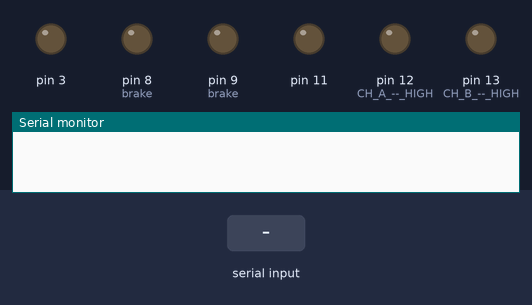
This sketch was run on a simulated Arduino Uno, built with avr-gcc and run on an emulated ATmega328P. On the bench: output pins drawn as LEDs (lit = HIGH), the last lines printed to the serial monitor. Dashed ring = blinking. The inputs (shaded band) are chosen by the test bench.

Above: at 1.2 s.
1.3 s: "1" received over Serial
At 1.45 s:
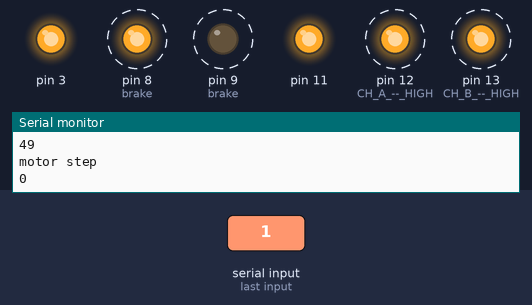
3.6 s: "1" received over Serial
At 5.0 s:
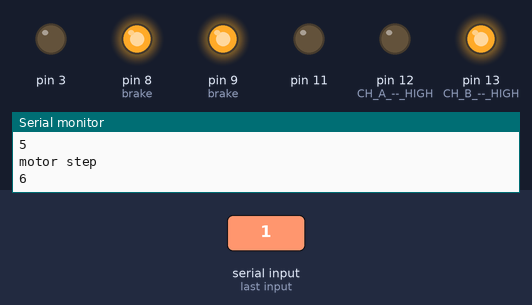
Timing chart, 0 to 6.6 s (numbered marks = the images above; inputs shaded):
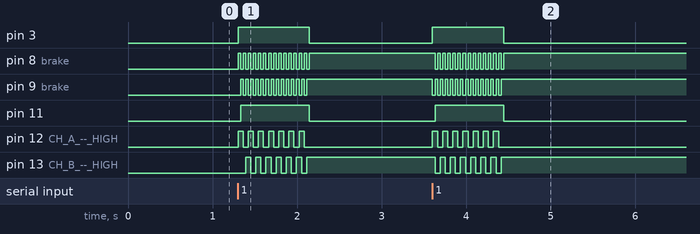

The sketch:

sketch_stepperMotor_BT.ino
```cpp
/*************************************************************
Motor Shield Stepper Demo
by Randy Sarafan

For more information see:
<a href="https://www.instructables.com/id/Arduino-Motor-Shield-Tutorial/">
https://www.instructables.com/id/Arduino-Motor-Sh...</a>
8/15 测试ok
*************************************************************/

int delaylegnth = 30;
int bufferInt = -1;
int nbstep = 7;//2022-3-2经测试，可以控制motor的转动为25圈（？）

void setup() {

  //establish motor direction toggle pins
  pinMode(12, OUTPUT); //CH A -- HIGH = forwards and LOW = backwards
  pinMode(13, OUTPUT); //CH B -- HIGH = forwards and LOW = backwards

  //establish motor brake pins
  pinMode(9, OUTPUT); //brake (disable) CH A
  pinMode(8, OUTPUT); //brake (disable) CH B

 // Configure bluetooth connection rate
  Serial.begin(9600);
}


void loop(){
  // Check for input
if (Serial.available() > 0) {
    bufferInt = Serial.read();
    Serial.println("Serial.read");
    Serial.println(bufferInt);
if (bufferInt == '1') {
  for(int i=0; i<nbstep; i++){
  digitalWrite(9, LOW);  //ENABLE CH A
  digitalWrite(8, HIGH); //DISABLE CH B
  digitalWrite(12, HIGH);   //Sets direction of CH A
  analogWrite(3, 255);   //Moves CH A

  delay(delaylegnth);

  digitalWrite(9, HIGH);  //DISABLE CH A
  digitalWrite(8, LOW); //ENABLE CH B
  digitalWrite(13, LOW);   //Sets direction of CH B
  analogWrite(11, 255);   //Moves CH B

  delay(delaylegnth);

  digitalWrite(9, LOW);  //ENABLE CH A
  digitalWrite(8, HIGH); //DISABLE CH B
  digitalWrite(12, LOW);   //Sets direction of CH A
  analogWrite(3, 255);   //Moves CH A

  delay(delaylegnth);

  digitalWrite(9, HIGH);  //DISABLE CH A
  digitalWrite(8, LOW); //ENABLE CH B
  digitalWrite(13, HIGH);   //Sets direction of CH B
  analogWrite(11, 255);   //Moves CH B

  delay(delaylegnth);
  Serial.println("motor step");
  Serial.println(i);
     }
  digitalWrite(9, HIGH);  //DISABLE CH A
  analogWrite(3, 0);   //stop Move CH A
  digitalWrite(8, HIGH); //DISABLE CH B
  analogWrite(11, 0);   //stop Move CH B

}
}
}
```

Measured:
- after the input at 1.3 s, pin 3: LOW → HIGH at once, → LOW 0.84 s later; pin 8 (brake): alternates HIGH for 0.03 s and LOW for 0.03 s, 29 changes in all, then stays HIGH, starting at once
- after the input at 3.6 s, pin 3: LOW → HIGH at once, → LOW 0.84 s later; pin 8 (brake): alternates HIGH for 0.03 s and LOW for 0.03 s, 28 changes in all, then stays HIGH, starting at once
